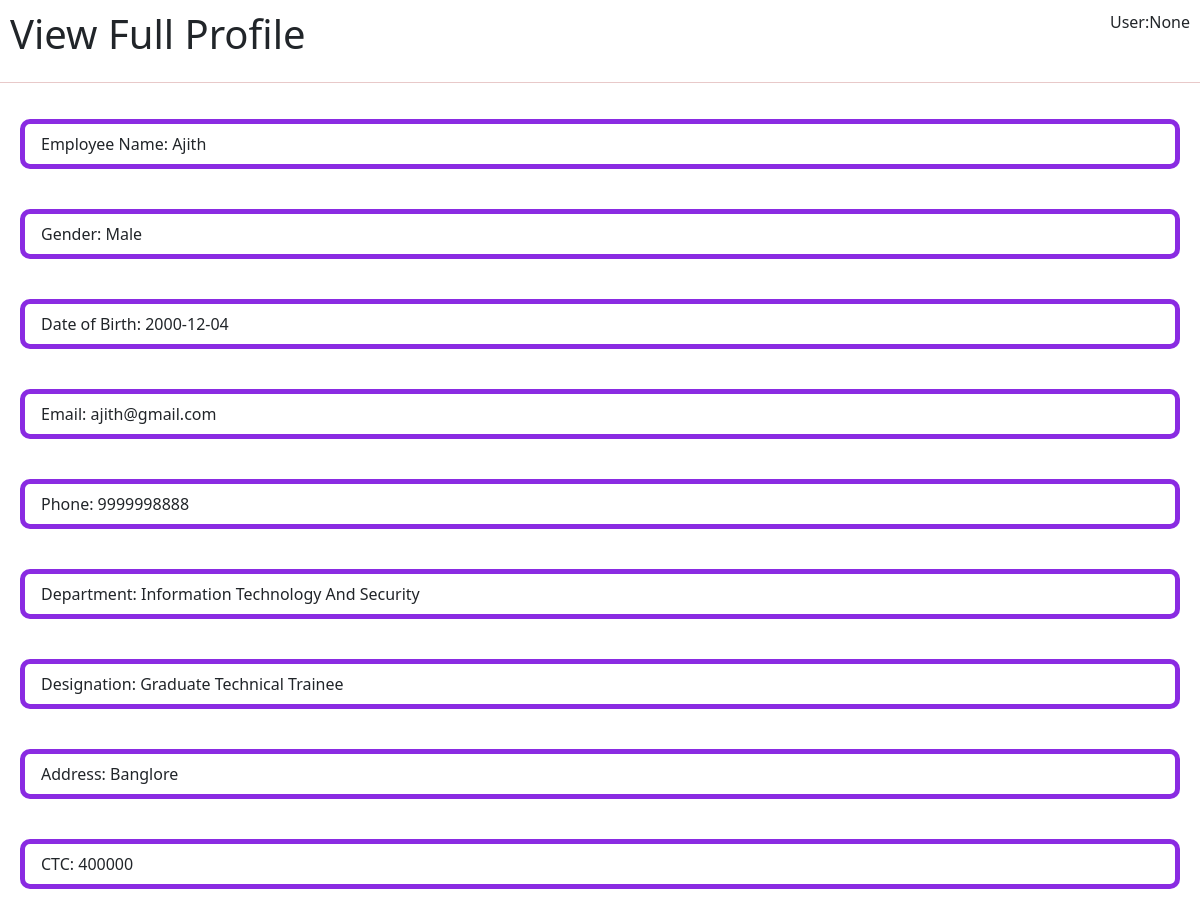
Screenshot of /viewFullProfileOfEmp/3 with the database file from the repository.
### tables this page shows
CREATE TABLE "employee" (
	"empId"	INTEGER,
	"empName"	TEXT NOT NULL,
	"gender"	TEXT,
	"dob"	TEXT,
	"email"	TEXT NOT NULL,
	"phone"	TEXT,
	"deptId"	INTEGER,
	"designation"	TEXT,
	"empAddress"	TEXT,
	"ctc"	INTEGER,
	"adminFlag"	INTEGER,
	PRIMARY KEY("empId"),
	FOREIGN KEY("deptId") REFERENCES "department"("deptId")
);

CREATE TABLE department(deptId INTEGER,
deptName TEXT NOT NULL,
PRIMARY KEY(deptId)
);

### main.py (the view)
@app.route("/viewFullProfileOfEmp/<int:empId>",methods=['GET'])
def viewFullProfileOfEmp(empId):
    deptIdIfPresent=''
    current_user=get_current_user()
    db=get_database()
    emp_cursor=db.execute('SELECT * FROM employee WHERE empId=?',[empId])
    stored_emp_complete_details=emp_cursor.fetchone()
    if stored_emp_complete_details['deptId']!=None:
        emp_cursor=db.execute('SELECT deptName FROM department WHERE deptId=?',[stored_emp_complete_details['deptId']])
        temp_emp_dept_name_data=emp_cursor.fetchone()
        temp_emp_dept_name_data=temp_emp_dept_name_data['deptName']
        deptIdIfPresent=temp_emp_dept_name_data
    return render_template('viewFullProfile.html',data=stored_emp_complete_details,deptIdIfPresent=deptIdIfPresent,current_user=current_user)

### database.py (called while the page is built)
def connect_to_db():
    sql=sqlite3.connect("C:/Users/ADITHYA GS/OneDrive/Documents/Programs/employeeManagementSystem1/employeeDB.db")
    sql.row_factory=sqlite3.Row
    return sql

def get_database():
    if not hasattr(g,'employeeDB_var'):
        g.employeeDB_var=connect_to_db()
    return g.employeeDB_var

### main.py (called while the page is built)
@app.teardown_appcontext
def close_database(error):
    if hasattr(g,'crudapplication_db'):
        g.crudapplication_db.close()

def get_current_user():
    user=None
    if 'user' in session:
        user=session['user']
        db=get_database()
        user_cur=db.execute('SELECT * FROM employee WHERE empName = ?',[user])
        user=user_cur.fetchone()
        return user['empName']
    return user

### templates/viewFullProfile.html (shortened to what this page needs)
<!DOCTYPE html>
<html lang="en">
<head>
    <link href="https://cdn.jsdelivr.net/npm/bootstrap@5.3.0/dist/css/bootstrap.min.css" rel="stylesheet">
    <link rel="stylesheet" href="../static/viewFullProfile.css" type="text/css">
</head>
<body>
    <div class="main-viewFullProfile">
        <h1>View Full Profile</h1>
        <p>User:{{ current_user }}</p>
    </div>
    <hr style="color: brown;">
    <ul class="list-group">
        {% if data %}
            <li class="list-group-item" style="border: 4pt solid blueviolet; border-radius: 10px;margin: 20px;">
                <div class="list_in_Profile">
                    <div class="label-value">
                        Employee Name: {{ data['empName'] }}
                    </div>
                </div>
            </li>
            <li class="list-group-item" style="border: 4pt solid blueviolet; border-radius: 10px;margin: 20px;">
                <div class="list_in_Profile">
                    <div class="label-value">
                        Gender: {{ data['gender'] }}
                    </div>
                </div>
            </li>
            <li class="list-group-item" style="border: 4pt solid blueviolet; border-radius: 10px;margin: 20px;">
                <div class="list_in_Profile">
                    <div class="label-value">
                        Date of Birth: {{ data['dob'] }}
                    </div>
                </div>
            </li>
            <li class="list-group-item" style="border: 4pt solid blueviolet; border-radius: 10px;margin: 20px;">
                <div class="list_in_Profile">
                    <div class="label-value">
                        Email: {{ data['email'] }}
                    </div>
                </div>
            </li>
            <li class="list-group-item" style="border: 4pt solid blueviolet; border-radius: 10px;margin: 20px;">
                <div class="list_in_Profile">
                    <div class="label-value">
                        Phone: {{ data['phone'] }}
                    </div>
                </div>
            </li>
            <li class="list-group-item" style="border: 4pt solid blueviolet; border-radius: 10px;margin: 20px;">
                <div class="list_in_Profile">
                    <div class="label-value">
                        Department: {{ deptIdIfPresent }}
                    </div>
                </div>
            </li>
            <li class="list-group-item" style="border: 4pt solid blueviolet; border-radius: 10px;margin: 20px;">
                <div class="list_in_Profile">
                    <div class="label-value">
                        Designation: {{ data['designation'] }}
                    </div>
                </div>
            </li>
            <li class="list-group-item" style="border: 4pt solid blueviolet; border-radius: 10px;margin: 20px;">
                <div class="list_in_Profile">
                    <div class="label-value">
                        Address: {{ data['empAddress'] }}
                    </div>
                </div>
            </li>
            <li class="list-group-item" style="border: 4pt solid blueviolet; border-radius: 10px;margin: 20px;">
                <div class="list_in_Profile">
                    <div class="label-value">
                        CTC: {{ data['ctc'] }}
                    </div>
                </div>
            </li>
        {% endif %}
      </ul>
</body>
</html>

### static/viewFullProfile.css (style rules this page uses)
* { margin: 0px; padding:0px; }
.main-viewFullProfile { display: flex; justify-content: space-between; margin: 10px; }
.list_in_Profile { display: flex; justify-content: space-between; }
.label-value { display: flex; align-items: center; }

### rows the page displays
employee: empName "Ajith", gender "Male", dob "2000-12-04", email "ajith@gmail.com", phone "9999998888", designation "Graduate Technical Trainee", empAddress "Banglore", ctc "400000"
department: deptName "Information Technology And Security"

### other values shown
{{ current_user }} "None"
